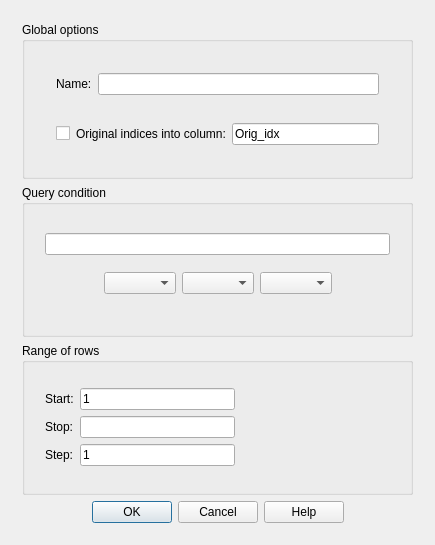
<?xml version="1.0" encoding="UTF-8"?>
<ui version="4.0">
 <class>QueryDialog</class>
 <widget class="QDialog" name="QueryDialog">
  <property name="windowModality">
   <enum>Qt::WindowModal</enum>
  </property>
  <property name="geometry">
   <rect>
    <x>0</x>
    <y>0</y>
    <width>435</width>
    <height>545</height>
   </rect>
  </property>
  <property name="windowTitle">
   <string>Dialog</string>
  </property>
  <layout class="QVBoxLayout" name="verticalLayout_7">
   <item>
    <layout class="QVBoxLayout" name="verticalLayout_6">
     <property name="spacing">
      <number>6</number>
     </property>
     <property name="margin">
      <number>11</number>
     </property>
     <item>
      <widget class="QGroupBox" name="global_opt_gb">
       <property name="sizePolicy">
        <sizepolicy hsizetype="Preferred" vsizetype="Preferred">
         <horstretch>0</horstretch>
         <verstretch>0</verstretch>
        </sizepolicy>
       </property>
       <property name="title">
        <string>Global options</string>
       </property>
       <layout class="QVBoxLayout" name="verticalLayout_4">
        <item>
         <layout class="QVBoxLayout" name="verticalLayout_3">
          <property name="spacing">
           <number>6</number>
          </property>
          <property name="margin">
           <number>11</number>
          </property>
          <item>
           <layout class="QHBoxLayout" name="horizontalLayout_2">
            <property name="spacing">
             <number>6</number>
            </property>
            <property name="margin">
             <number>11</number>
            </property>
            <item>
             <widget class="QLabel" name="label_4">
              <property name="text">
               <string>Name:</string>
              </property>
             </widget>
            </item>
            <item>
             <widget class="QLineEdit" name="nameLE">
              <property name="whatsThis">
               <string>&lt;qt&gt;
        The name of the table where the query results will be added.
        &lt;/qt&gt;</string>
              </property>
             </widget>
            </item>
           </layout>
          </item>
          <item>
           <layout class="QHBoxLayout" name="horizontalLayout_3">
            <property name="spacing">
             <number>6</number>
            </property>
            <property name="margin">
             <number>11</number>
            </property>
            <item>
             <widget class="QCheckBox" name="indicesCheckBox">
              <property name="text">
               <string/>
              </property>
             </widget>
            </item>
            <item>
             <widget class="QLabel" name="label_5">
              <property name="text">
               <string>Original indices into column:</string>
              </property>
             </widget>
            </item>
            <item>
             <widget class="QLineEdit" name="indicesColumnLE">
              <property name="whatsThis">
               <string>&lt;qt&gt;
        The name of the column where the indices of the selected rows
        will be added.
        &lt;/qt&gt;</string>
              </property>
              <property name="text">
               <string>Orig_idx</string>
              </property>
             </widget>
            </item>
           </layout>
          </item>
         </layout>
        </item>
       </layout>
      </widget>
     </item>
     <item>
      <widget class="QGroupBox" name="condition_gb">
       <property name="title">
        <string>Query condition</string>
       </property>
       <layout class="QVBoxLayout" name="verticalLayout_2">
        <item>
         <layout class="QVBoxLayout" name="verticalLayout">
          <property name="spacing">
           <number>6</number>
          </property>
          <property name="margin">
           <number>11</number>
          </property>
          <item>
           <widget class="QLineEdit" name="queryLE">
            <property name="whatsThis">
             <string>&lt;qt&gt;
        &lt;h3&gt;Conditions syntax&lt;/h3&gt;
        A condition on a table is just a &lt;em&gt;string&lt;/em&gt; containing a
        Python expression that involves &lt;em&gt;at least one column&lt;/em&gt;
        , and maybe some constants and external variables, all combined
        with algebraic operators or functions.
        Beware that &lt;tt&gt;&amp;&lt;/tt&gt;, &lt;tt&gt;|&lt;/tt&gt; and &lt;tt&gt;~&lt;/tt&gt; operators
        are used for logical comparisons. They have higher precedence
        than logical operators so we recommend to &lt;em&gt;always use
        parenthesis around logical operators&lt;/em&gt;.&lt;/p&gt;
        &lt;p&gt;The following table shows some examples of conditions and
        their equivalent Python expressions.&lt;/p&gt;
        &lt;div align='center'&gt;&lt;table border='1'&gt;
        &lt;tr&gt;&lt;th&gt;Condition&lt;/th&gt;&lt;th&gt;Python expression&lt;/th&gt;&lt;/tr&gt;
        &lt;tr&gt;&lt;td&gt;&lt;code&gt;a &amp; (b == c)&lt;/code&gt;&lt;/td&gt;
        &lt;td&gt;&lt;code&gt;a and b == c&lt;/code&gt;&lt;/td&gt;&lt;/tr&gt;
        &lt;tr&gt;&lt;td&gt;&lt;code&gt;(0 &amp;lt; x) &amp; (x &amp;lt; 1)&lt;/code&gt;&lt;/td&gt;
        &lt;td&gt;&lt;code&gt;0 &amp;lt; x &amp;lt; 1&lt;/code&gt;&lt;/td&gt;&lt;/tr&gt;
        &lt;tr&gt;&lt;td&gt;&lt;code&gt;a + b  &amp;gt; c&lt;/code&gt;&lt;/td&gt;
        &lt;td&gt;&lt;code&gt;a + b  &amp;gt; c&lt;/code&gt;&lt;/td&gt;&lt;/tr&gt;
        &lt;tr&gt;&lt;td&gt;&lt;code&gt;where(a &gt; b, 3, 4)&lt;/code&gt;&lt;/td&gt;
        &lt;td&gt;&lt;/td&gt;&lt;/tr&gt;
        &lt;/table&gt;&lt;/div&gt;
        &lt;p&gt;You can find detailed information about conditions in the
        Appendix B of the PyTables users guide.&lt;/p&gt;
        &lt;/qt&gt;</string>
            </property>
           </widget>
          </item>
          <item>
           <layout class="QHBoxLayout" name="horizontalLayout">
            <property name="spacing">
             <number>6</number>
            </property>
            <property name="margin">
             <number>11</number>
            </property>
            <item>
             <spacer name="horizontalSpacer_2">
              <property name="orientation">
               <enum>Qt::Horizontal</enum>
              </property>
              <property name="sizeHint" stdset="0">
               <size>
                <width>40</width>
                <height>20</height>
               </size>
              </property>
             </spacer>
            </item>
            <item>
             <widget class="QComboBox" name="columnsComboBox">
              <property name="whatsThis">
               <string>&lt;qt&gt;
        The names of the searchable columns. They must
        fulfill the following requirements:
        &lt;ul&gt;&lt;li&gt;must be not nested&lt;/li&gt;
        &lt;li&gt;must have a scalar data type&lt;/li&gt;
        &lt;li&gt;their data type cannot be &lt;code&gt;complex&lt;/code&gt;&lt;/li&gt;&lt;/ul&gt;
        Columns whose names contains blanks are automatically mapped
        to variables whose names contain no blanks. For querying
        those columns the mapped variables will be used.
        &lt;/qt&gt;</string>
              </property>
             </widget>
            </item>
            <item>
             <widget class="QComboBox" name="operatorsComboBox">
              <property name="whatsThis">
               <string>&lt;qt&gt;
        The operators that can be used in a given condition. Operators
        can be logical, comparison and arithmetic.&lt;br&gt;Not all operators
        are available for every data type.
        &lt;/qt&gt;</string>
              </property>
             </widget>
            </item>
            <item>
             <widget class="QComboBox" name="functionsComboBox">
              <property name="whatsThis">
               <string>&lt;qt&gt;
        The set of functions that can appear in a condition.
        It includes functions for doing selections, trigonometric
        functions and functions on complex numbers. For ease
        of use, arguments are automatically included when a
        function is inserted. The arguments meaning is:
        &lt;ul&gt;&lt;li&gt;N: number&lt;/li&gt;&lt;li&gt;B: boolean&lt;/li&gt;
        &lt;li&gt;F: float&lt;/li&gt;&lt;li&gt;C: complex&lt;/li&gt;&lt;/ul&gt;
        &lt;/qt&gt;</string>
              </property>
             </widget>
            </item>
            <item>
             <spacer name="horizontalSpacer">
              <property name="orientation">
               <enum>Qt::Horizontal</enum>
              </property>
              <property name="sizeHint" stdset="0">
               <size>
                <width>40</width>
                <height>20</height>
               </size>
              </property>
             </spacer>
            </item>
           </layout>
          </item>
         </layout>
        </item>
       </layout>
      </widget>
     </item>
     <item>
      <widget class="QGroupBox" name="rows_range_gb">
       <property name="whatsThis">
        <string>The range of rows included in the query.</string>
       </property>
       <property name="title">
        <string>Range of rows</string>
       </property>
       <layout class="QVBoxLayout" name="verticalLayout_5">
        <item>
         <layout class="QGridLayout" name="range_layout">
          <property name="margin">
           <number>11</number>
          </property>
          <property name="spacing">
           <number>6</number>
          </property>
          <item row="0" column="0">
           <widget class="QLabel" name="label">
            <property name="text">
             <string>Start:</string>
            </property>
           </widget>
          </item>
          <item row="0" column="1">
           <widget class="QLineEdit" name="rstartLE">
            <property name="text">
             <string comment="A range selector label">1</string>
            </property>
           </widget>
          </item>
          <item row="1" column="0">
           <widget class="QLabel" name="label_2">
            <property name="text">
             <string>Stop:</string>
            </property>
           </widget>
          </item>
          <item row="1" column="1">
           <widget class="QLineEdit" name="rstopLE"/>
          </item>
          <item row="1" column="2">
           <spacer name="horizontalSpacer_3">
            <property name="orientation">
             <enum>Qt::Horizontal</enum>
            </property>
            <property name="sizeHint" stdset="0">
             <size>
              <width>40</width>
              <height>20</height>
             </size>
            </property>
           </spacer>
          </item>
          <item row="2" column="0">
           <widget class="QLabel" name="label_3">
            <property name="text">
             <string>Step:</string>
            </property>
           </widget>
          </item>
          <item row="2" column="1">
           <widget class="QLineEdit" name="rstep">
            <property name="text">
             <string comment="A range selector label">1</string>
            </property>
           </widget>
          </item>
         </layout>
        </item>
       </layout>
      </widget>
     </item>
     <item>
      <widget class="QDialogButtonBox" name="buttonBox">
       <property name="standardButtons">
        <set>QDialogButtonBox::Cancel|QDialogButtonBox::Help|QDialogButtonBox::Ok</set>
       </property>
       <property name="centerButtons">
        <bool>true</bool>
       </property>
      </widget>
     </item>
    </layout>
   </item>
  </layout>
 </widget>
 <resources/>
 <connections>
  <connection>
   <sender>buttonBox</sender>
   <signal>rejected()</signal>
   <receiver>QueryDialog</receiver>
   <slot>reject()</slot>
   <hints>
    <hint type="sourcelabel">
     <x>217</x>
     <y>517</y>
    </hint>
    <hint type="destinationlabel">
     <x>217</x>
     <y>272</y>
    </hint>
   </hints>
  </connection>
 </connections>
</ui>
